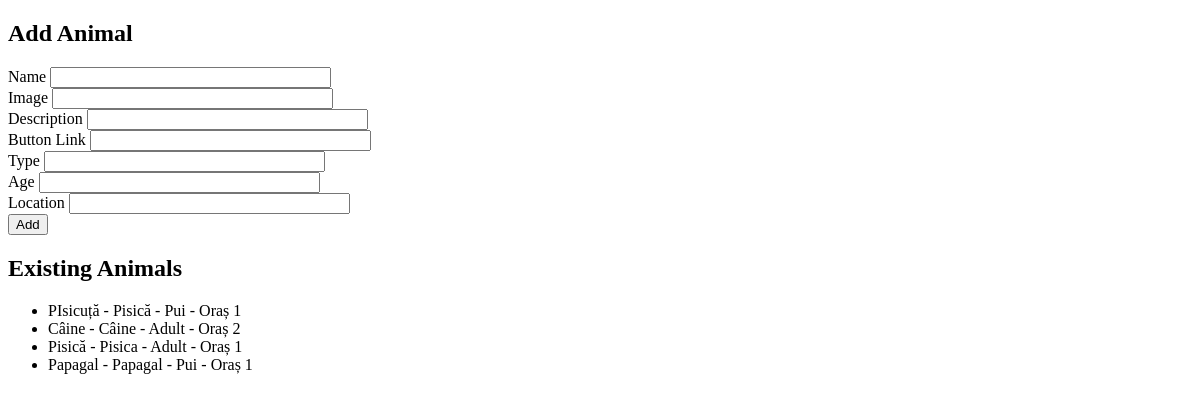
The app's page /add_animal, older data.
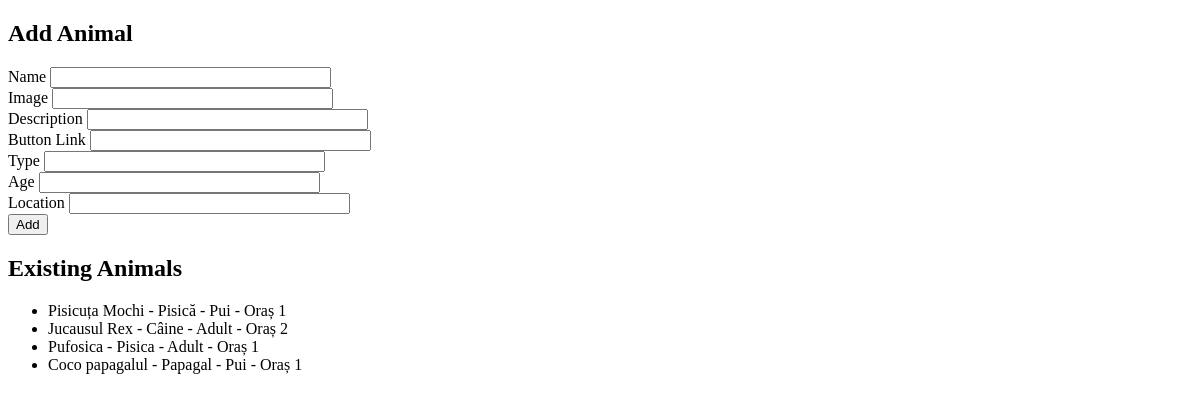
The same page, newer data.
### app.py (models this page shows)
class Animal(db.Model):
    id = db.Column(db.Integer, primary_key=True)
    name = db.Column(db.String(100), nullable=False)
    image = db.Column(db.String(100), nullable=False)
    description = db.Column(db.String(1000), nullable=False)
    history = db.Column(db.String(1000), nullable=True)
    activities = db.Column(db.String(1000), nullable=True)
    relationship = db.Column(db.String(1000), nullable=True)
    special_needs = db.Column(db.String(1000), nullable=True)
    adoption_reason = db.Column(db.String(1000), nullable=True)
    terms = db.Column(db.String(1000), nullable=True)
    button_link = db.Column(db.String(100), nullable=False)
    type = db.Column(db.String(50), nullable=False)
    age = db.Column(db.String(20), nullable=False)
    location = db.Column(db.String(50), nullable=False)

### app.py (the view, shortened to what this page needs)
@app.route('/add_animal', methods=['GET', 'POST'])
def add_animal():
    form = AnimalForm()
    animals = Animal.query.all()
    return render_template('add_animal.html', form=form, animals=animals)

### app.py
class AnimalForm(FlaskForm):
    name = StringField('Name', validators=[DataRequired()])
    image = StringField('Image', validators=[DataRequired()])
    description = StringField('Description', validators=[DataRequired()])
    history = StringField('History', validators=[DataRequired()])
    activities = StringField('Activities', validators=[DataRequired()])
    relationship = StringField('Relationship', validators=[DataRequired()])
    special_needs = StringField('Special Needs', validators=[DataRequired()])
    adoption_reason = StringField('Adoption Reason', validators=[DataRequired()])
    terms = StringField('Terms', validators=[DataRequired()])
    button_link = StringField('Button Link', validators=[DataRequired()])
    type = StringField('Type', validators=[DataRequired()])
    age = StringField('Age', validators=[DataRequired()])
    location = StringField('Location', validators=[DataRequired()])

### templates/add_animal.html (shortened to what this page needs)
{% extends 'base.html' %}
{% block content %}
    <h2>Add Animal</h2>
    <form method="POST" action="">
        {{ form.name.label }} {{ form.name(size=32) }}<br>
        {{ form.image.label }} {{ form.image(size=32) }}<br>
        {{ form.description.label }} {{ form.description(size=32) }}<br>
        {{ form.button_link.label }} {{ form.button_link(size=32) }}<br>
        {{ form.type.label }} {{ form.type(size=32) }}<br>
        {{ form.age.label }} {{ form.age(size=32) }}<br>
        {{ form.location.label }} {{ form.location(size=32) }}<br>
        <input type="submit" value="Add">
    </form>
    <h2>Existing Animals</h2>
    <ul>
        {% for animal in animals %}
            <li>{{ animal.name }} - {{ animal.type }} - {{ animal.age }} - {{ animal.location }}</li>
        {% endfor %}
    </ul>
{% endblock %}

### templates/base.html (shortened to what this page needs)
<!DOCTYPE html>
<html lang="en">
<head>
</head>
<body>
    <div class="container">
        {% block content %}{% endblock %}
    </div>
</body>
</html>

Row changes from the older to the newer data that the page shows:
changed Animal "Pisică": name "PIsicuță" → "Pisicuța Mochi"
changed Animal "Câine": name "Câine" → "Jucausul Rex"
changed Animal "Pisica": name "Pisică" → "Pufosica"
changed Animal "Papagal": name "Papagal" → "Coco papagalul"
